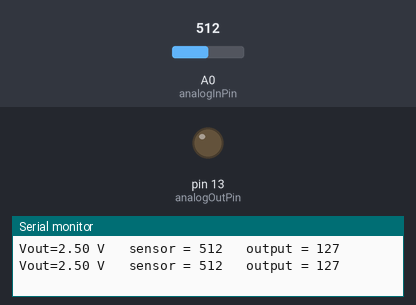
Simulated run of this sketch. Board: Arduino Uno, built with avr-gcc and run on an emulated ATmega328P. Shown: output pins drawn as LEDs (lit = HIGH), the last lines printed to the serial monitor. The inputs (shaded band) are chosen by the test bench; at power-on: A0 (analogInPin) = 512.

Above: at 1.2 s.
1.3 s: A0 (analogInPin) set to 527
At 3.1 s:
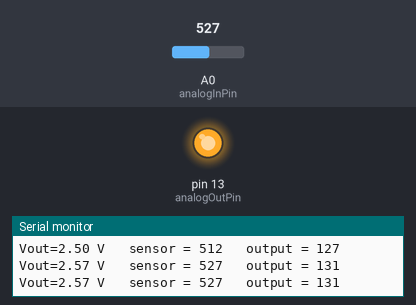
3.5 s: A0 (analogInPin) set to 511
At 4.7 s:
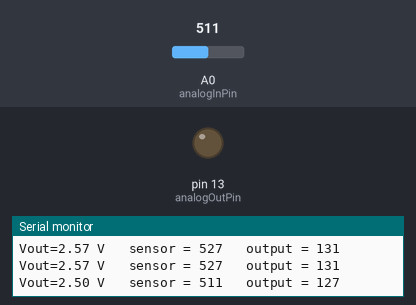
5.5 s: A0 (analogInPin) set to 716
At 6.3 s:
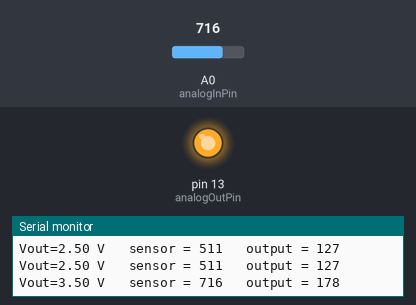
Timing chart, 0 to 8.5 s (numbered marks = the images above; inputs shaded):
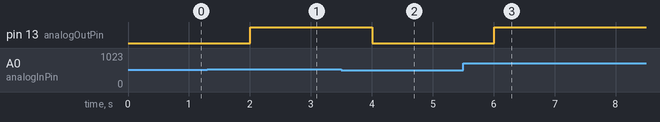

Measured:
- the behaviour switches between 513 and 514 on A0 (analogInPin) (found by bisection; images 0 and 1)
- after the input at 1.3 s, pin 13 (analogOutPin): LOW → HIGH after 0.70 s
- after the input at 3.5 s, pin 13 (analogOutPin): HIGH → LOW after 0.51 s
- after the input at 5.5 s, pin 13 (analogOutPin): LOW → HIGH after 0.51 s

The sketch:

potensio_test.ino
```cpp
const int analogInPin = A0;  // pin potensiometer
const int analogOutPin = 13; // pin indikator

int sensorValue = 0;        // value read from the pot
int outputValue = 0;        // value output to the PWM (analog out)

void setup() {

  Serial.begin(9600);
}

void loop() {

  sensorValue = analogRead(analogInPin);
  outputValue = map(sensorValue, 0, 1023, 0, 255);
  analogWrite(analogOutPin, outputValue);

// keluaran Vout dari sensor
   int nilai = analogRead (A0);
   float tegangan_hasil = 5.0 * nilai / 1024;
  //tampilan hasil output nilai analog
  Serial.print ("Vout=");
  Serial.print (tegangan_hasil);
  Serial.print (" V");

// tampilan hasil nilai digital sensor
  Serial.print("\t sensor = ");
  Serial.print(sensorValue);
  Serial.print("\t output = ");
  Serial.println(outputValue);

// waktu data masuk
  delay(1000);
}
```
